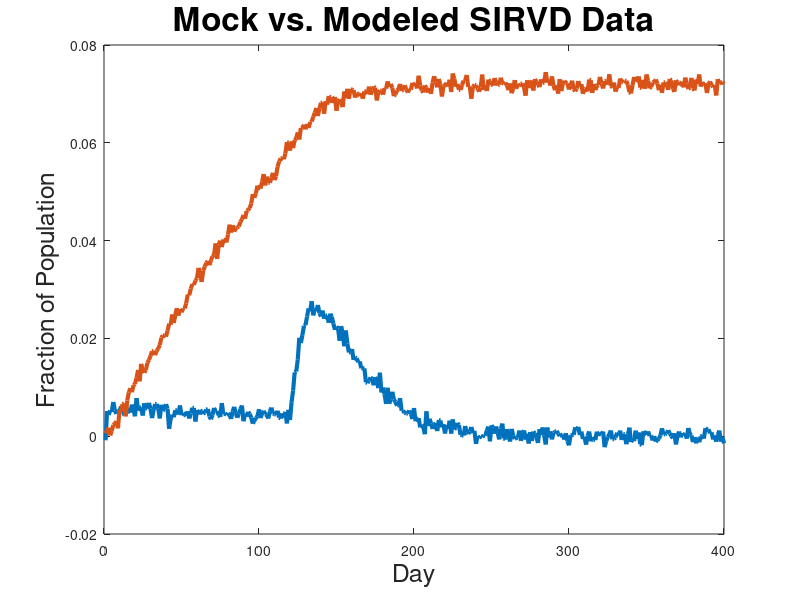

This chart was generated by the following MATLAB code: (Note: this script raises an error after producing the figure.)
close all

load("mockdata2023.mat")

% Font parameters
default_size = 18;
title_size = 24;
line_size = 3;

% Plot mockdata for reference, will add modeled data later
plot(newInfections, "LineWidth",line_size)
hold on
plot(cumulativeDeaths, "LineWidth", line_size)
title("Mock vs. Modeled SIRVD Data", 'FontSize', title_size)
xlabel("Day", 'FontSize', default_size)
ylabel("Fraction of Population", 'FontSize', default_size)

% ---------- SIRVD Optimization ----------

% ----- Initial Guess -----

% Rates
ki = 0.0058; % Infection rate
kr = 0.095; % Recovery rate
kd = .0136; % Death rate
kv = 0.04; % Vaccination rate
kb = 0.00002; % Breakthrough infection rate
kp = 0.001; % Reinfection rate

% Start point
S0 = 1; % Susceptible
I0 = 0; % Infected
R0 = 0; % Recovered
V0 = 0; % Vaccinated
D0 = 1 - S0 - I0 - R0 - V0; % Dead

d = 122; % Vaccine rollout day

initialGuess = [ki kr kd kv kb kp S0 I0 R0 d];

% ----- Constraints -----
lb = zeros(1,length(initialGuess)); % Lower bound
ub = ones(1,length(initialGuess)); % Upper bound
ub(end) = 400;
ub(9) = 0.1; % R0

Aeq = [0 0 0 0 0 0 1 1 1 0]; % S0+I0+R0 <= 1
beq = [1.000001];

[modeledNewInfections, modeledCumulativeDeaths, totalModel, breakthroughInfections] = simulate([ki kr kd kv kb kp S0 I0 R0 d]);

plot(modeledNewInfections, "LineWidth",line_size)
plot(modeledCumulativeDeaths, "LineWidth", line_size)
plot(breakthroughInfections, "LineWidth",line_size)
% plot(totalModel(:,4), "LineWidth",line_size) % Vaccinations, Breaks y axis legibility
legend("Mock New Infections", "Mock Cumulative Deaths", "Modeled New Infections", "Modeled Cumulative Deaths", "Modeled Breakthrough Infections")

function [newInfections, cumulativeDeaths, totalModel, breakthroughInfections] = simulate(input)
    % Extract and name inputs
    ki = input(1);
    kr = input(2);
    kd = input(3);
    kv = 0; % We begin the simulation without vaccines
    kb = input(5);
    kp = input(6);
    S0 = input(7);
    I0 = input(8);
    R0 = input(9);
    V0 = 0;
    D0 = 1-(S0+I0+R0+V0);
    d  = round(input(10));

    % Create LTI
    A = [1-ki-kv 0 kp 0 0;
        ki 1-(kd+kr) 0 kb 0;
        0 kr 1-(kp+kv) 0 0;
        kv 0 kv 1-kb 0;
        0 kd 0 0 1];
    initialState = [S0 I0 R0 V0 D0];
    
    % Run SIRD model with current parameters before vaccinations
    
    sys_sir_base = ss(A, zeros(5,1), eye(5), zeros(5,1),1);
    modeledBeforeVaccine = lsim(sys_sir_base, zeros(d,1),linspace(0,d-1,d),initialState);
    
    % Vaccine Rollout
    kv = input(4);
    A = [1-ki-kv 0 kp 0 0;
        ki 1-(kd+kr) 0 kb 0;
        0 kr 1-(kp+kv) 0 0;
        kv 0 kv 1-kb 0;
        0 kd 0 0 1];
    d = 400 - d;
    
    % Initial state for phase 2 is end of phase 1
    initialState(1) = modeledBeforeVaccine(end,1);
    initialState(2) = modeledBeforeVaccine(end,2);
    initialState(3) = modeledBeforeVaccine(end,3);
    initialState(4) = modeledBeforeVaccine(end,4);
    initialState(5) = modeledBeforeVaccine(end,5);
    
    sys_sir_base = ss(A, zeros(5,1), eye(5), zeros(5,1),1);
    modeledAfterVaccine = lsim(sys_sir_base, zeros(d,1),linspace(0,d-1,d),initialState);
    
    totalModel = [modeledBeforeVaccine; modeledAfterVaccine];
    
    % Convert and return results
    modeledNewInfections = totalModel(:,1) * ki; % Susceptible -> infected
    breakthroughInfections = totalModel(:,4) * kb; % Vaccinated -> infected
    modeledNewVaccinations = [zeros(400-d,1); modeledAfterVaccine(:,1) * kv + modeledAfterVaccine(:,3) * kv];
    newInfections = modeledNewInfections + breakthroughInfections + modeledNewVaccinations;
    cumulativeDeaths = totalModel(:,5);

    % Assume people are infected for 2 weeks after a breakthrough infection
    window = 14; % 2 weeks
    block = ones(1,window);
    breakthroughInfections = conv(breakthroughInfections, block, "same"); % 14 running sum
end